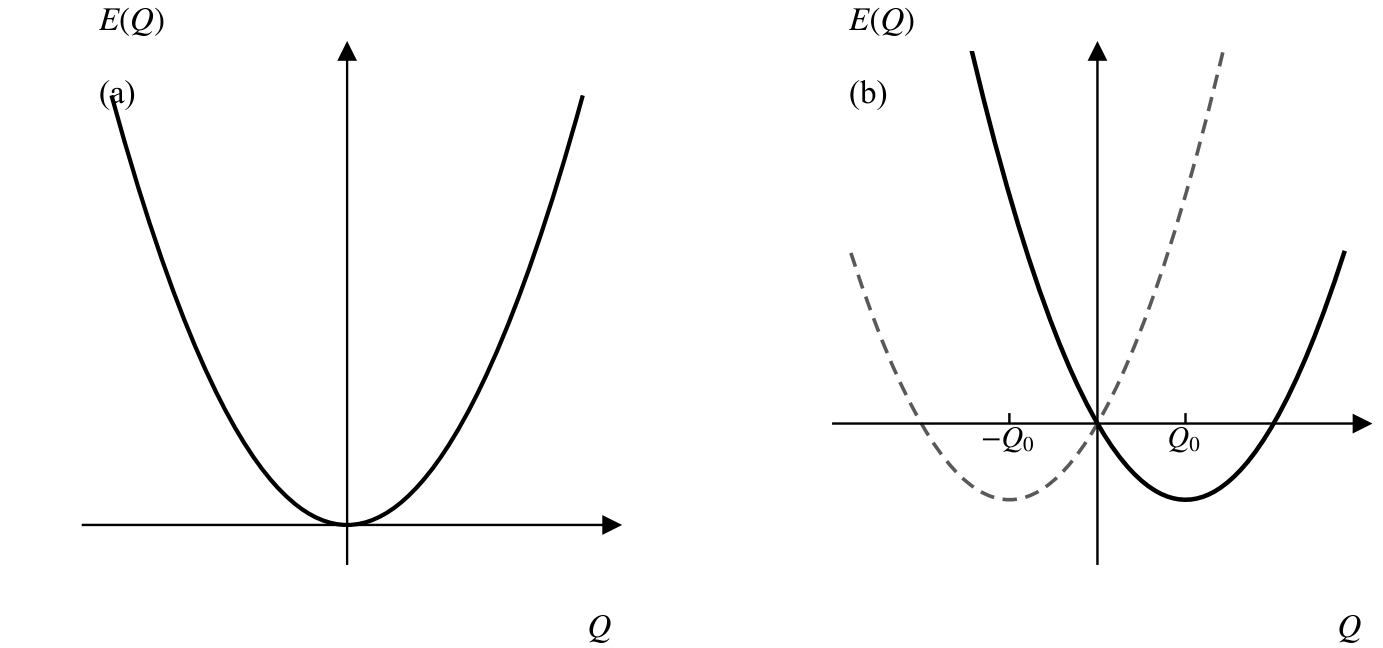

Write the Python code that produced this figure.
# -*- coding: utf-8 -*-
# 图 3.7 序参量 Q 附近的绝热势能面：(a) E=1/2 k Q^2（单一极小）
# (b) E=1/2 k Q^2 - γQ^3 型失稳：两条相交于 Q=0 的抛物线，极小在 ∓Q0
import sys
sys.path.insert(0, r'E:\AI整理书籍\磁学\book\fig_src')
import numpy as np
import matplotlib.pyplot as plt
from mplstyle import save_fig

fig, axs = plt.subplots(1, 2, figsize=(6.4, 3.0))
plt.subplots_adjust(left=0.06, right=0.985, bottom=0.13, top=0.92, wspace=0.42)

for ax, tag in zip(axs, '(a),(b)'.split(',')):
    ax.set_xticks([]); ax.set_yticks([])
    ax.tick_params(top=False, right=False)
    for sp in ('top', 'right'):
        ax.spines[sp].set_visible(False)
    ax.text(0.03, 1.04, '$E(Q)$', transform=ax.transAxes, ha='left')
    ax.text(1.0, -0.10, '$Q$', transform=ax.transAxes, ha='right', va='top')
    ax.text(0.03, 0.90, tag, transform=ax.transAxes, ha='left')

# (a) 单一极小，与横轴相切于 Q=0
ax = axs[0]
ax.spines['left'].set_position(('data', 0))
ax.spines['bottom'].set_position(('data', 0))
q = np.linspace(-1.05, 1.05, 400)
ax.plot(q, q**2, 'k-', lw=1.4)
ax.set_xlim(-1.18, 1.18)
ax.set_ylim(-0.10, 1.22)
ax.plot(1.18, 0, '>k', clip_on=False, ms=5)
ax.plot(0, 1.22, '^k', clip_on=False, ms=5)

# (b) 两抛物线交于原点（失稳点），极小在 ∓Q0
ax = axs[1]
ax.spines['left'].set_position(('data', 0))
ax.spines['bottom'].set_position(('data', 0))
q = np.linspace(-1.40, 1.40, 500)
Q0 = 0.5
ax.plot(q, (q - Q0)**2 - Q0**2, 'k-', lw=1.5)
ax.plot(q, (q + Q0)**2 - Q0**2, color='0.35', lw=1.2, ls=(0, (4, 2.4)))
ax.set_xlim(-1.50, 1.50)
ax.set_ylim(-0.46, 1.22)
ax.plot(1.50, 0, '>k', clip_on=False, ms=5)
ax.plot(0, 1.22, '^k', clip_on=False, ms=5)
ax.set_xticks([-Q0, Q0])
ax.set_xticklabels(['$-Q_0$', '$Q_0$'])
ax.tick_params(axis='x', length=3.5, pad=1, top=False, right=False)

save_fig(fig, 'ch3', 'fig3_07')
